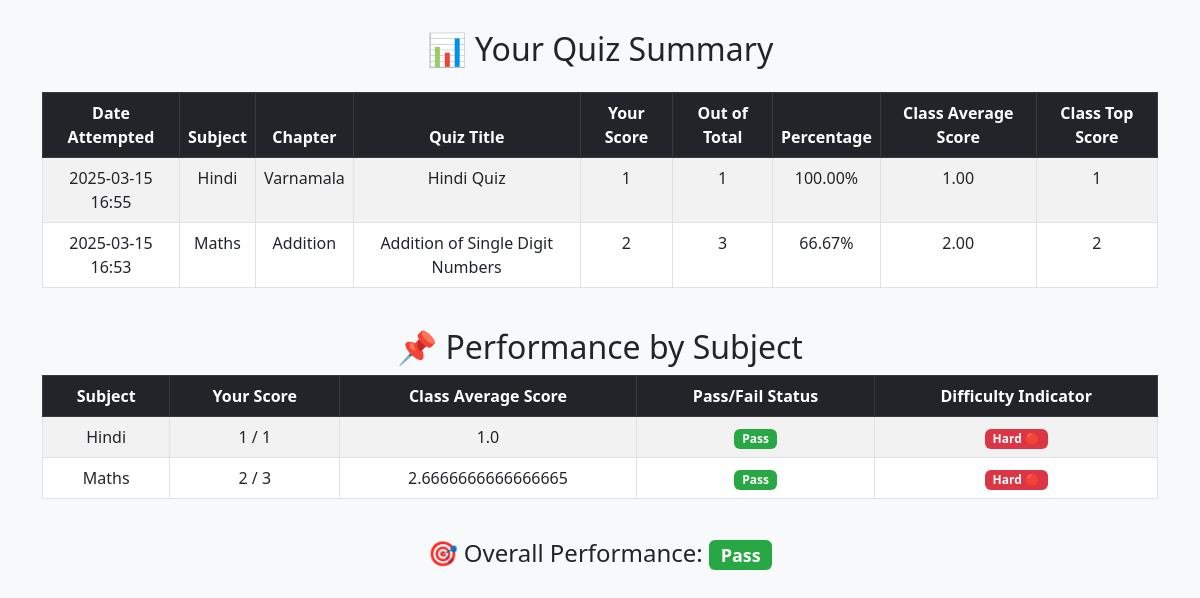
The page /quiz_summary (signed in) on the database its author committed.
### models/models.py (models this page shows)
class QuizScore(db.Model):
    id = db.Column(db.Integer, primary_key=True)
    user_id = db.Column(db.Integer, db.ForeignKey('user.id'), nullable=False)
    quiz_id = db.Column(db.Integer, db.ForeignKey('quiz.id', ondelete='CASCADE'), nullable=False)  # Ensure proper cascade
    score = db.Column(db.Integer, nullable=False)
    total_questions = db.Column(db.Integer, nullable=False)
    percentage = db.Column(db.Float, nullable=False)
    timestamp = db.Column(db.DateTime, default=datetime.utcnow)

class Subject(db.Model):
    id = db.Column(db.Integer, primary_key=True)
    name = db.Column(db.String(100), unique=True, nullable=False)
    description = db.Column(db.Text, nullable=False)
    chapters = db.relationship('Chapter', backref='subject', lazy=True, cascade="all, delete-orphan")

class Chapter(db.Model):
    id = db.Column(db.Integer, primary_key=True)
    name = db.Column(db.String(100),  unique=True, nullable=False)
    subject_id = db.Column(db.Integer, db.ForeignKey('subject.id', ondelete='CASCADE'), nullable=False)
    quizzes = db.relationship('Quiz', backref='chapter', lazy=True, cascade="all, delete-orphan")

class Quiz(db.Model):
    id = db.Column(db.Integer, primary_key=True)
    chapter_id = db.Column(db.Integer, db.ForeignKey('chapter.id', ondelete='CASCADE'), nullable=False)
    date_of_quiz = db.Column(db.Date, nullable=False)
    time_duration = db.Column(db.Integer, nullable=False)  # Store duration in minutes
    remarks = db.Column(db.Text, unique=True, nullable=False)
    questions = db.relationship('Question', backref='quiz', lazy=True, cascade="all, delete-orphan")
    quiz_scores = db.relationship('QuizScore', backref='quiz', cascade="all, delete-orphan")
    user_responses = db.relationship('UserResponse', backref='quiz', cascade="all, delete-orphan")

### app.py (the view)
@app.route('/quiz_summary')
def quiz_summary():
    if 'user_id' not in session:
        flash("Please log in to view your quiz summary.", "error")
        return redirect(url_for('login'))
    user_id = session['user_id']
    past_attempts = (
        db.session.query(
            QuizScore,
            Quiz,
            Chapter,
            Subject,
            db.func.avg(QuizScore.score).over(partition_by=QuizScore.quiz_id).label("avg_score"),
            db.func.max(QuizScore.score).over(partition_by=QuizScore.quiz_id).label("top_score")
        )
        .join(Quiz, QuizScore.quiz_id == Quiz.id)
        .join(Chapter, Quiz.chapter_id == Chapter.id)
        .join(Subject, Chapter.subject_id == Subject.id)
        .filter(QuizScore.user_id == user_id)
        .order_by(QuizScore.timestamp.desc())
        .all()
    )
    subject_scores_query = (
        db.session.query(
            Subject.name.label('subject_name'),
            db.func.sum(QuizScore.score).filter(QuizScore.user_id == user_id).label('user_total_score'),
            db.func.sum(QuizScore.total_questions).filter(QuizScore.user_id == user_id).label('user_total_possible_score'),
            db.func.avg(QuizScore.score).label('class_avg_score')  # Compute class average score
        )
        .join(Quiz, QuizScore.quiz_id == Quiz.id)
        .join(Chapter, Quiz.chapter_id == Chapter.id)
        .join(Subject, Chapter.subject_id == Subject.id)
        .group_by(Subject.name)
        .all()
    )
    subject_scores = []
    for subject_name, user_total_score, user_total_possible_score, class_avg_score in subject_scores_query:
        user_total_possible_score = user_total_possible_score or 0
        user_total_score = user_total_score or 0
        class_avg_score = class_avg_score or 0  # Default class avg score to 0 if no data
        if user_total_possible_score > 0:
            user_percentage = (user_total_score / user_total_possible_score) * 100
            pass_fail = "Pass" if user_percentage >= 40 else "Fail"
        else:
            pass_fail = "N/A"  # Indicates user has never attempted a quiz in this subject
        if class_avg_score < 40:
            difficulty = "Hard 🔴"
        elif 40 <= class_avg_score < 75:
            difficulty = "Moderate 🟡"
        else:
            difficulty = "Easy 🟢"
        subject_scores.append((subject_name, user_total_score, user_total_possible_score, class_avg_score, pass_fail, difficulty))
    total_attempts = len(past_attempts)
    passed_attempts = sum(1 for attempt in past_attempts if attempt[0].total_questions > 0 and (attempt[0].score / attempt[0].total_questions) * 100 >= 40)
    overall_pass_status = "N/A" if total_attempts == 0 else ("Pass" if passed_attempts / total_attempts >= 0.5 else "Fail")
    return render_template(
        'quiz_summary.html',
        past_attempts=past_attempts,
        subject_scores=subject_scores,
        overall_pass_status=overall_pass_status
    )

### templates/quiz_summary.html (shortened to what this page needs)
<!DOCTYPE html>
<html lang="en">
<head>
    <link href="https://cdn.jsdelivr.net/npm/bootstrap@5.3.0/dist/css/bootstrap.min.css" rel="stylesheet">
</head>
<body>
<div class="container-fluid">
    <div class="container">
        <h2 class="text-center mb-4">📊 Your Quiz Summary</h2>
        <div class="table-responsive">
            <table class="table table-hover table-striped table-bordered">
                <thead class="table-dark">
                    <tr>
                        <th>Date Attempted</th>
                        <th>Subject</th>
                        <th>Chapter</th>
                        <th>Quiz Title</th>
                        <th>Your Score</th>
                        <th>Out of Total</th>
                        <th>Percentage</th>
                        <th>Class Average Score</th>
                        <th>Class Top Score</th>
                    </tr>
                </thead>
                <tbody>
                    {% for quiz_score, quiz, chapter, subject, avg_score, top_score in past_attempts %}
                    <tr>
                        <td>{{ quiz_score.timestamp.strftime('%Y-%m-%d %H:%M') }}</td>
                        <td>{{ subject.name }}</td>
                        <td>{{ chapter.name }}</td>
                        <td>{{ quiz.remarks }}</td>
                        <td>{{ quiz_score.score }}</td>
                        <td>{{ quiz_score.total_questions }}</td>
                        <td>{{ "%.2f"|format((quiz_score.score / quiz_score.total_questions) * 100) }}%</td>
                        <td>{{ "%.2f"|format(avg_score) }}</td>
                        <td>{{ top_score }}</td>
                    </tr>
                    {% else %}
                    <tr>
                        <td colspan="9" class="text-center text-muted">No past quiz attempts found.</td>
                    </tr>
                    {% endfor %}
                </tbody>
            </table>
        </div>
        <h2 class="text-center mt-4">📌 Performance by Subject</h2>
        <div class="table-responsive">
            <table class="table table-hover table-striped table-bordered">
                <thead class="table-dark">
                    <tr>
                        <th>Subject</th>
                        <th>Your Score</th>
                        <th>Class Average Score</th>
                        <th>Pass/Fail Status</th>
                        <th>Difficulty Indicator</th>
                    </tr>
                </thead>
                <tbody>
                    {% for subject, user_total_score, user_total_possible_score, class_avg_score, pass_fail_status, difficulty in subject_scores %}
                    <tr>
                        <td>{{ subject }}</td>
                        <td>{{ user_total_score }} / {{ user_total_possible_score }}</td>
                        <td>{{ class_avg_score }}</td>
                        <td>
                            <span class="badge {% if pass_fail_status == 'Pass' %}badge-success{% else %}badge-danger{% endif %}">
                                {{ pass_fail_status }}
                            </span>
                        </td>
                        <td>
                            {% if "Hard" in difficulty %}
                                <span class="badge bg-danger">{{ difficulty }}</span>
                            {% elif "Moderate" in difficulty %}
                                <span class="badge bg-warning">{{ difficulty }}</span>
                            {% else %}
                                <span class="badge bg-success">{{ difficulty }}</span>
                            {% endif %}
                        </td>
                    </tr>
                    {% else %}
                    <tr>
                        <td colspan="5" class="text-center text-muted">No subject scores available.</td>
                    </tr>
                    {% endfor %}
                </tbody>
            </table>
        </div>
        <div class="text-center mt-4">
            <h4>🎯 Overall Performance:
                <span class="badge {% if overall_pass_status == 'Pass' %}badge-success{% else %}badge-danger{% endif %}">
                    {{ overall_pass_status }}
                </span>
            </h4>
        </div>
    </div>
</div>
</body>
</html>

### templates/quiz_summary.html (style rules this page uses)
body { background-color: #f8f9fa; }
.container { margin-top: 30px; }
.table th, .table td { text-align: center; }
.badge-success { background-color: #28a745; }

### rows shown on the page
QuizScore: timestamp "2025-03-15 16:55", name "Hindi", name "Varnamala", remarks "Hindi Quiz", score "1", total_questions "1", (quiz_score.score/quiz_score.total_questions)*100 "100.00", avg_score "1.00", top_score "1"
QuizScore: timestamp "2025-03-15 16:53", name "Maths", name "Addition", remarks "Addition of Single Digit Numbers", score "2", total_questions "3", (quiz_score.score/quiz_score.total_questions)*100 "66.67", score "2.00"
Subject: name "Hindi", user_total_score "1", user_total_possible_score "1", class_avg_score "1.0", pass_fail_status "Pass", difficulty "Hard 🔴"
Subject: name "Maths", user_total_score "2", user_total_possible_score "3", class_avg_score "2.6666666666666665", pass_fail_status "Pass", difficulty "Hard 🔴"

### other values the page prints
{{ overall_pass_status }} "Pass"
